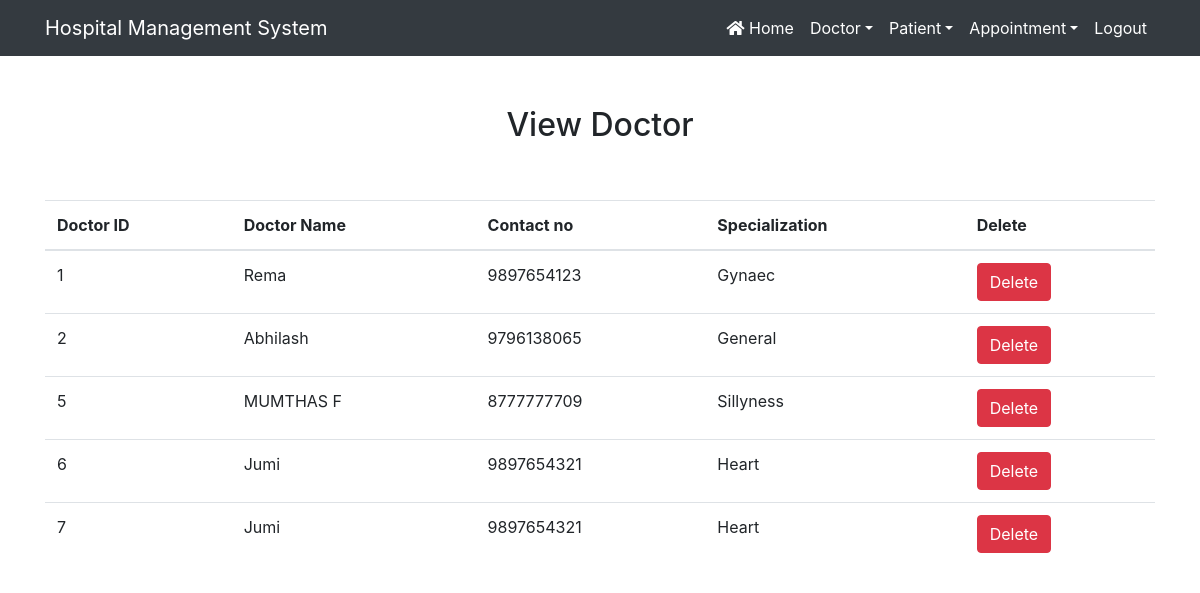
/view_doctor/ (signed in), run on the app's committed database.
### Hospital/models.py (models this page shows)
class Doctor(models.Model):
    name=models.CharField(max_length=50)
    mobile=models.IntegerField()
    special=models.CharField(max_length=50)

### Hospital/views.py (the view)
# urls.py: path('view_doctor/',View_Doctor,name='view_doctor'),
def View_Doctor(request):
    if not request.user.is_staff:
        return redirect('login')
    doc = Doctor.objects.all()
    d = {'doc': doc}
    return render(request,'view_doctor.html',d)

### Hospital/templates/view_doctor.html
{% extends 'navigationbar.html' %}
{% load static %}
{% block body %}
<div class="container" style="margin-top: 50px">
<h2 class="text-center ">View Doctor</h2>
    <br><br>
    <table class="table table-hover" id="example">
        <thead>
        <tr>
        <th>Doctor ID</th>
        <th>Doctor Name</th>
        <th>Contact no</th>
        <th>Specialization</th>
            <th>Delete</th>
        </tr>
        </thead>
        <tbody>
        {% for i in doc %}
        <tr>
            <td>{{i.id}}</td>
            <td>{{i.name}}</td>
            <td>{{i.mobile}}</td>
            <td>{{i.special}}</td>
            <td><a href="{% url 'delete_doctor' i.id %}" class="btn btn-danger" onclick="return confirm('Do you really want to delete?')" >Delete</a> </td>
        </tr>
        {% endfor %}
        </tbody>
    </table>
</div>
{% endblock %}

### data on the page
Doctor: id "1", name "Rema", mobile "9897654123", special "Gynaec"
Doctor: id "2", name "Abhilash", mobile "9796138065", special "General"
Doctor: id "5", name "MUMTHAS F", mobile "8777777709", special "Sillyness"
Doctor: id "6", name "Jumi", mobile "9897654321", special "Heart"
Doctor: id "7", name "Jumi", mobile "9897654321", special "Heart"
